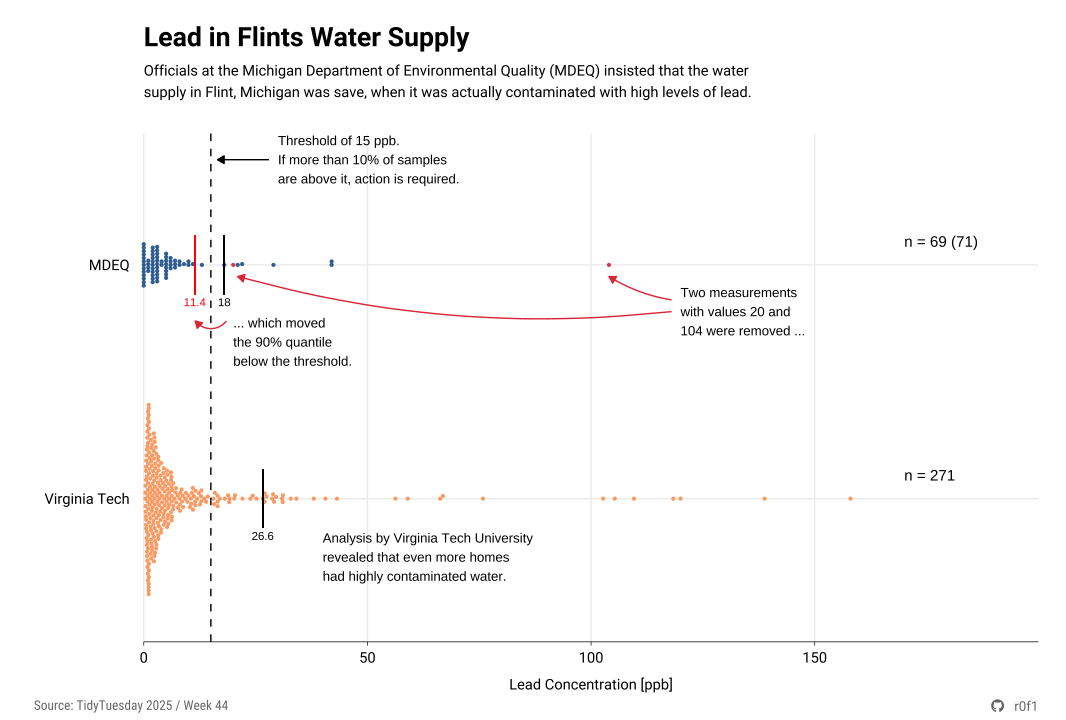

The R source for this figure:
# Source
# https://github.com/rfordatascience/tidytuesday/tree/main/data/2025/2025-11-04

library(tidyr)
library(tidyverse)
library(dplyr)
library(ggplot2)
library(patchwork)
library(showtext)
library(ggtext)
library(ggdist)

sysfonts::font_add(
  family = "Font Awesome 6 Brands",
  regular = "fontawesome/otfs/Font Awesome 7 Brands-Regular-400.otf"
)
font_add_google("Roboto")
font_add_google("Roboto Condensed")
showtext_auto()
showtext_opts(dpi = 100)

social_caption <- glue::glue(
  "<span style='font-family:\"Font Awesome 6 Brands\";'>&#xf09b; </span>",
  "<span> r0f1</span>",
)

# Samples collected by Michigan Dept of Environment
flint_mdeq <- readr::read_csv("data/flint_mdeq.csv") |>
  mutate(removed = !is.na(notes), source = "ENV") |>
  select(lead, removed, source)

flint_mdeq_rem <- readr::read_csv("data/flint_mdeq.csv") |>
  mutate(removed = 0, source = "ENV REMOVED") |>
  select(lead2, removed, source) |>
  drop_na() |>
  rename(lead = lead2)

# Samples collected by Viginia Tech
flint_vt <- readr::read_csv("data/flint_vt.csv") |>
  mutate(removed = 0, source = "VT") |>
  select(lead, removed, source)

data <- bind_rows(flint_mdeq, flint_mdeq_rem, flint_vt)

quantile_90 <- data |>
  group_by(source) |>
  summarise(q90 = quantile(lead, 0.90), .groups = "drop") |>
  mutate(group_id = source)

data <- data |>
  filter(source %in% c("ENV", "VT")) |>
  mutate(
    source = factor(
      source,
      levels = c("ENV", "VT"),
      labels = c("MDEQ", "Virinia Tech")
    ),
    removed = factor(removed),
    color_group = paste(source, removed, sep = ".")
  )

removed_obs <- data |> filter(removed == 1)

q_ok = 18
q_not_ok = 11.4
q_vt = 26.6


height_label2 = 1.8
xpos_label2 = 120

arrow_data <- tibble(
  x = c(xpos_label2 - 2, xpos_label2 - 2),
  y = c(height_label2, height_label2 + 0.05),
  xend = c(21, 104),
  yend = c(2 - 0.05, 2 - 0.05),
  label = c("Two measurements \nwith values 20 and \n104 were removed ...", ""),
  label_x = c(xpos_label2, 0),
  label_y = c(height_label2, 0)
)

height_moved = 1.76

arrow_data2 <- tibble(
  x = c(18.5),
  y = c(height_moved),
  xend = c(11.5),
  yend = c(height_moved),
  label = c(
    "... which moved \nthe 90% quantile\nbelow the threshold."
  ),
  label_x = c(20),
  label_y = c(height_moved - 0.09)
)

xpos_label_th = 30
height_label_th = 2.45

arrow_data3 <- tibble(
  x = c(xpos_label_th - 2),
  y = c(height_label_th),
  xend = c(16.5),
  yend = c(height_label_th),
  label = c(
    "Threshold of 15 ppb.\nIf more than 10% of samples \nare above it, action is required."
  ),
  label_x = c(xpos_label_th),
  label_y = c(height_label_th)
)

line1_color = "red"
line2_color = "black"
line3_color = "black"

p <- ggplot(data, aes(x = lead, y = fct_rev(source), color = color_group)) +
  geom_swarm(alpha = 0.85, dotsize = 0.75, shape = 19) +
  geom_segment(
    x = q_ok,
    xend = q_ok,
    y = 2 + 0.125,
    yend = 2 - 0.125,
    color = line2_color,
    size = 0.5,
    inherit.aes = FALSE
  ) +
  annotate(
    "text",
    x = q_ok,
    y = 2 + 0.125,
    label = q_ok,
    color = line2_color,
    vjust = 9,
    size = 3,
  ) +
  geom_segment(
    x = q_not_ok,
    xend = q_not_ok,
    y = 2 + 0.125,
    yend = 2 - 0.125,
    color = line1_color,
    size = 0.5,
    inherit.aes = FALSE
  ) +
  annotate(
    "text",
    x = q_not_ok,
    y = 2 + 0.125,
    label = q_not_ok,
    color = line1_color,
    vjust = 9,
    size = 3,
  ) +
  geom_segment(
    x = q_vt,
    xend = q_vt,
    y = 1 + 0.125,
    yend = 1 - 0.125,
    color = line3_color,
    size = 0.5,
    inherit.aes = FALSE
  ) +
  annotate(
    "text",
    x = q_vt,
    y = 1 + 0.125,
    label = q_vt,
    color = line3_color,
    vjust = 9,
    size = 3,
  ) +
  geom_curve(
    data = arrow_data,
    aes(x = x, y = y, xend = xend, yend = yend),
    arrow = arrow(length = unit(0.2, "cm"), type = "closed"),
    curvature = -0.1,
    color = "#D72638",
    inherit.aes = FALSE
  ) +
  geom_curve(
    data = arrow_data2,
    aes(x = x, y = y, xend = xend, yend = yend),
    arrow = arrow(length = unit(0.2, "cm"), type = "closed"),
    curvature = -0.5,
    color = "#D72638",
    inherit.aes = FALSE
  ) +
  geom_curve(
    data = arrow_data3,
    aes(x = x, y = y, xend = xend, yend = yend),
    arrow = arrow(length = unit(0.2, "cm"), type = "closed"),
    curvature = 0,
    color = "black",
    inherit.aes = FALSE
  ) +
  geom_text(
    data = arrow_data,
    aes(x = label_x, y = label_y, label = label),
    color = "black",
    size = 3.5,
    inherit.aes = FALSE,
    hjust = 0,
  ) +
  geom_text(
    data = arrow_data2,
    aes(x = label_x, y = label_y, label = label),
    color = "black",
    size = 3.5,
    inherit.aes = FALSE,
    hjust = 0,
  ) +
  geom_text(
    data = arrow_data3,
    aes(x = label_x, y = label_y, label = label),
    color = "black",
    size = 3.5,
    inherit.aes = FALSE,
    hjust = 0,
  ) +
  annotate(
    "text",
    x = 170,
    y = 2.1,
    label = "n = 69 (71)",
    hjust = 0,
    size = 4,
    color = "black"
  ) +
  annotate(
    "text",
    x = 170,
    y = 1.1,
    label = "n = 271",
    hjust = 0,
    size = 4,
    color = "black"
  ) +
  annotate(
    "text",
    x = 40,
    y = 0.75,
    label = "Analysis by Virinia Tech University\nrevealed that even more homes\nhad highly contaminated water.",
    hjust = 0,
    size = 3.5,
    color = "black"
  ) +
  geom_vline(xintercept = 15, linetype = "dashed", color = "black") +
  scale_color_manual(
    values = c(
      "MDEQ.0" = "#1D4E89",
      "MDEQ.1" = "#D72638",
      "Virinia Tech.0" = "#F79256"
    )
  ) +
  scale_x_continuous(
    breaks = seq(0, 180, by = 50),
    expand = expansion(add = c(0, 20)),
    limits = c(0, 180),
  ) +
  scale_y_discrete(expand = expansion(mult = c(0.25, 0.25))) +
  coord_cartesian(ylim = c(0.75, 2.2), clip = "off") +
  labs(
    x = "Lead Concentration [ppb]",
    y = "",
    title = "Lead in Flints Water Supply",
    subtitle = "Officials at the Michigan Department of Environmental Quality (MDEQ) insisted that the water\nsupply in Flint, Michigan was save, when it was actually contaminated with high levels of lead.",
    caption = social_caption,
  ) +
  theme_minimal() +
  theme(
    axis.line.x = element_line(linewidth = 0.25),
    axis.text.x = element_text(
      size = 11,
      color = "black",
    ),
    axis.text.y = element_text(
      size = 11,
      color = "black",
    ),
    axis.ticks.length.x = unit(0.1, "cm"),
    axis.ticks.length.y = unit(0.20, "cm"),
    axis.ticks.x = element_line(color = "black", linewidth = 0.25),
    axis.ticks.y = element_line(linewidth = 0),
    axis.title.x = element_text(
      size = 11,
      color = "black",
      margin = margin(t = 10)
    ),
    panel.grid.minor = element_blank(),
    plot.title = element_text(
      face = "bold",
      size = 20,
      hjust = 0,
      margin = margin(b = 10),
    ),
    plot.caption = element_markdown(
      size = 10,
      color = "grey40",
    ),
    plot.margin = margin(15, 15, 15, 15),
    plot.subtitle = element_text(
      margin = margin(b = 25),
      lineheight = 1.22,
    ),
    legend.position = "none",
    text = element_text(family = "Roboto"),
  ) +
  patchwork::plot_annotation(
    caption = "Source: TidyTuesday 2025 / Week 44",
    theme = theme(
      plot.caption = element_text(
        size = 10,
        hjust = 0,
        margin = margin(t = -25, l = 5),
        color = "grey40",
      ),
      text = element_text(family = "Roboto Condensed"),
    )
  )

ggsave(
  here::here("projects", "project_0012", "flint.svg"),
  plot = p,
  width = 1110,
  height = 750,
  units = "px",
  dpi = 100,
)
